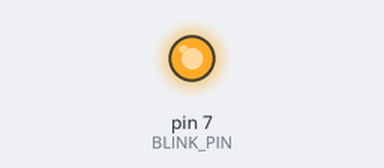
The sketch below on a simulated Arduino Uno, built with avr-gcc and run on an emulated ATmega328P. Shown: output pins drawn as LEDs (lit = HIGH).

Above: at 1.0 s.
At 3.0 s:
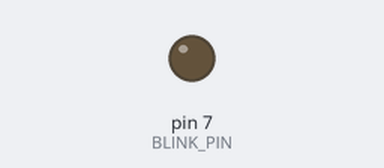
Timing chart, 0 to 5.2 s (numbered marks = the images above):
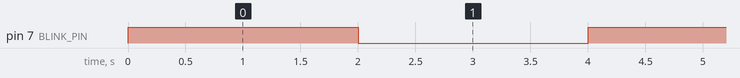

Measured:
- by itself, pin 7 (BLINK_PIN): alternates HIGH for 2.0 s and LOW for 2.0 s

The sketch:

jblink.ino
```cpp
#define BLINK_PIN 7
#define DELAY 2 // seconds

void setup() {
  pinMode(BLINK_PIN, OUTPUT);
}

void loop() {
  digitalWrite(BLINK_PIN, HIGH);
  delay(DELAY*1000);
  digitalWrite(BLINK_PIN, LOW);
  delay(DELAY*1000);
}
```
